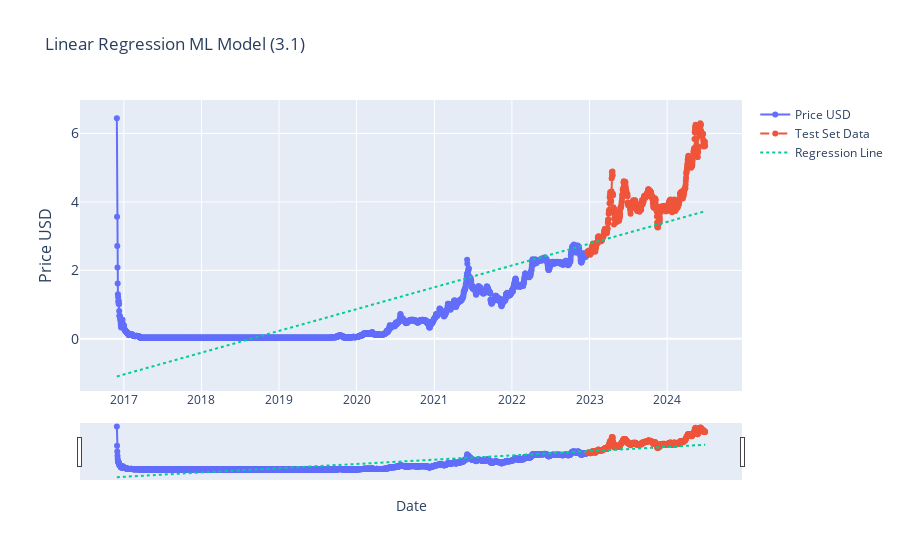

Notebook code for this chart:
### Markdown cell above
### OLS / Linear regression (3.1)

### Code cell
# Linear Regression (3.1)

from sklearn.linear_model import LinearRegression
from sklearn.model_selection import train_test_split
import plotly.graph_objects as go
import pandas as pd
from ipywidgets import interact, DatePicker
import numpy as np

df = current_item.copy()

df['date_ordinal'] = df.index.map(pd.Timestamp.toordinal)
X = df['date_ordinal'].values.reshape(-1, 1)
y = df['price_usd'].values


# train test split (first 80% train, last 20% test)
split_point = int(len(X) * 0.80)  
X_train, X_test = X[:split_point], X[split_point:]
y_train, y_test = y[:split_point], y[split_point:]


# intialize the model (like initialising a variable)
model_lr = LinearRegression()
model_lr.fit(X, y)

# make predictions
y_pred = model_lr.predict(X)


def update_graph_3point1v1(start_date, end_date):
    # Filtering the data based on the date range
    mask = (df.index >= pd.to_datetime(start_date)) & (df.index <= pd.to_datetime(end_date))
    filtered_data = df.loc[mask]
    filtered_pred = y_pred[mask]

    # Creating the plot
    fig = go.Figure()
    fig.add_trace(go.Scatter(x=filtered_data.index[:split_point], y=filtered_data['price_usd'], mode='lines+markers', name='Price USD'))

     # Add the test set prices
    fig.add_trace(go.Scatter(x=filtered_data.index[split_point:], y=y_test, mode='lines+markers', name='Test Set Data', line=dict(dash='dash')))


    # Add the predicted prices
    fig.add_trace(go.Scatter(x=filtered_data.index, y=filtered_pred, mode='lines', name='Regression Line', line=dict(dash='dot')))

    # Formatting
    fig.update_layout(
        title='Linear Regression ML Model (3.1)',
        xaxis_title='Date',
        yaxis_title='Price USD',
        yaxis=dict(
            title='Price USD',
            titlefont_size=16,
            tickfont_size=14,
        ),
        xaxis=dict(  # Added lines for range slider
            rangeslider=dict(
                visible=True
            ),
            type="date"
        ),
        showlegend=True

        )

    fig.show()


# Creating interactive widgets for date selection
start_date_picker = DatePicker(description='Start Date', value=START_DATE)
end_date_picker = DatePicker(description='End Date', value=END_DATE)

# Display the interactive widget
interact(update_graph_3point1v1, start_date=start_date_picker, end_date=end_date_picker)

### Figure 1 — Plotly figure (JSON) as saved in the notebook; plotly's stock layout.template omitted (floating-point values rounded to 4 significant figures; data arrays with more than 128 entries replaced by an {"elided": "..."} marker saying what was removed)
{"data": [{"mode": "lines+markers", "name": "Price USD", "type": "scatter", "x": {"elided": "2215 str values"}, "y": {"elided": "2769 float values"}}, {"line": {"dash": "dash"}, "mode": "lines+markers", "name": "Test Set Data", "type": "scatter", "x": {"elided": "554 str values"}, "y": {"elided": "554 float values"}}, {"line": {"dash": "dot"}, "mode": "lines", "name": "Regression Line", "type": "scatter", "x": {"elided": "2769 str values"}, "y": {"elided": "2769 float values"}}], "layout": {"showlegend": true, "title": {"text": "Linear Regression ML Model (3.1)"}, "xaxis": {"rangeslider": {"visible": true}, "title": {"text": "Date"}, "type": "date"}, "yaxis": {"tickfont": {"size": 14}, "title": {"font": {"size": 16}, "text": "Price USD"}}}}
